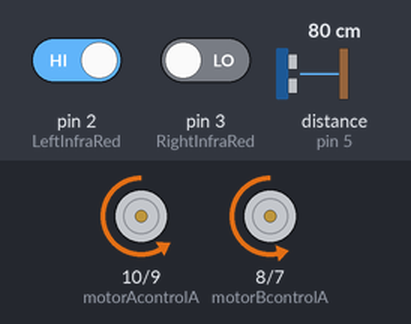
A sketch run on a simulated Arduino Uno, built with avr-gcc and run on an emulated ATmega328P. Parts: motor-driver pin pairs drawn as motors (green arrow = first pin HIGH = forward, orange = second pin HIGH = backward, longer = more drive, scaled by the enable pin). Wiring (inferred from the names in the program): ultrasonic range finder: trigger pin 4; echo pin 5. The test bench sets the inputs (shaded band); at power-on: distance to the obstacle (sensor on pin 5) 80 cm, pin 2 (LeftInfraRed) HIGH, pin 3 (RightInfraRed) LOW. The echo pulse lasts 58.3 µs per cm.

Above: at 1.2 s.
1.3 s: distance to the obstacle (sensor on pin 5) set to 22 cm
2.8 s: distance to the obstacle (sensor on pin 5) set to 18 cm
At 4.0 s:
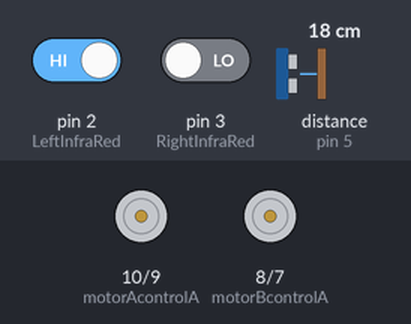
4.3 s: distance to the obstacle (sensor on pin 5) set to 35 cm
At 5.4 s:
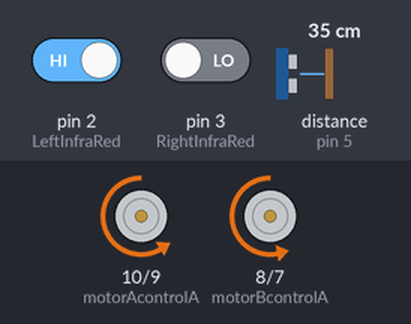
5.8 s: distance to the obstacle (sensor on pin 5) set to 2 cm
At 6.3 s:
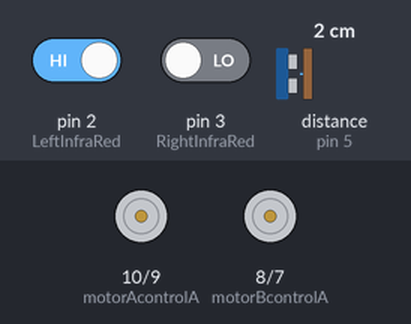
7.3 s: distance to the obstacle (sensor on pin 5) set to 60 cm
At 7.8 s:
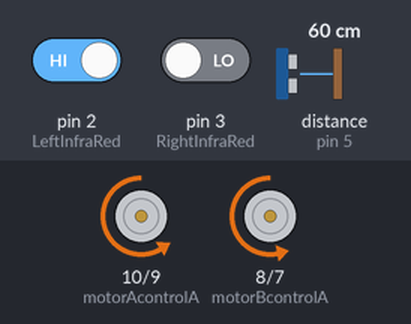
8.8 s: pin 2 (LeftInfraRed) driven LOW and pin 3 (RightInfraRed) driven HIGH
At 9.5 s:
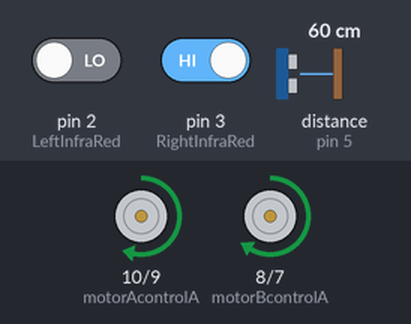
Timing chart, 0 to 11.3 s (numbered marks = the images above; inputs shaded):
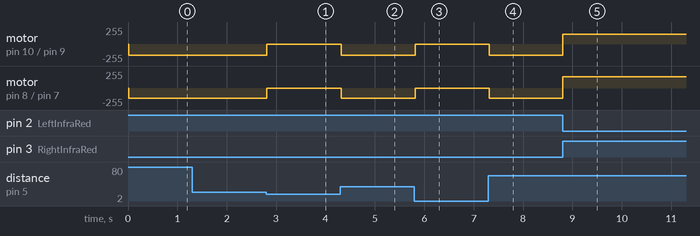

Measured:
- the behaviour switches between 21 and 20 cm on distance to the obstacle (sensor on pin 5) (found by bisection; images 0 and 1)
- after the input at 1.3 s, every drawn part: stays the same
- after the input at 2.8 s, motor on pin 10 (motorAcontrolA) / pin 9 (motorAcontrolB): backward 170/255 → stopped at once; motor on pin 8 (motorBcontrolA) / pin 7 (motorBcontrolB): backward 150/255 → stopped at once
- after the input at 4.3 s, motor on pin 10 (motorAcontrolA) / pin 9 (motorAcontrolB): stopped → backward 170/255 at once; motor on pin 8 (motorBcontrolA) / pin 7 (motorBcontrolB): stopped → backward 150/255 at once
- after the input at 5.8 s, motor on pin 10 (motorAcontrolA) / pin 9 (motorAcontrolB): backward 170/255 → stopped at once; motor on pin 8 (motorBcontrolA) / pin 7 (motorBcontrolB): backward 150/255 → stopped at once
- after the input at 7.3 s, motor on pin 10 (motorAcontrolA) / pin 9 (motorAcontrolB): stopped → backward 170/255 at once; motor on pin 8 (motorBcontrolA) / pin 7 (motorBcontrolB): stopped → backward 150/255 at once
- after the input at 8.8 s, motor on pin 10 (motorAcontrolA) / pin 9 (motorAcontrolB): backward 170/255 → forward 150/255 at once; motor on pin 8 (motorBcontrolA) / pin 7 (motorBcontrolB): backward 150/255 → forward 170/255 at once

The sketch:

TestingTuesdayWithSwitchCase.ino
```cpp
const int motorAenable = 11;
const int motorAcontrolA = 10;
const int motorAcontrolB = 9;

const int motorBcontrolA = 8;
const int motorBcontrolB = 7;
const int motorBenable = 6;

const int LeftInfraRed = 2;
const int RightInfraRed = 3;

const int triggerPin = 4;
const int echoPin = 5;
float distanceFromObject = 5000;

int baseSpeed = 100;
int turnSpeed = 70;

int RightInfraRedValue;
int LeftInfraRedValue;

enum State { NoLineDetected,
             LineDetectedLeft,
             LineDetectedRight,
             ObjectDetected };
State activeState = NoLineDetected;

void activateTriggerPin() {
  digitalWrite(triggerPin, LOW);
  delayMicroseconds(2);
  digitalWrite(triggerPin, HIGH);
  delayMicroseconds(10);
  digitalWrite(triggerPin, LOW);
}

float measureDistance() {
  activateTriggerPin();
  long travelTime = pulseIn(echoPin, HIGH, 30000);
  return travelTime * 0.34 / 2;  // Distance in mm
}

void motorAForward(int speedA) {
  analogWrite(motorAenable, speedA);
  digitalWrite(motorAcontrolA, LOW);
  digitalWrite(motorAcontrolB, HIGH);
}

void motorBForward(int speedB) {
  analogWrite(motorBenable, speedB);
  digitalWrite(motorBcontrolA, HIGH);
  digitalWrite(motorBcontrolB, LOW);
}

void forward(int carSpeed) {
  motorAForward(carSpeed);
  motorBForward(carSpeed);
}

void motorABackward(int speedA) {
  analogWrite(motorAenable, speedA);
  digitalWrite(motorAcontrolA, HIGH);
  digitalWrite(motorAcontrolB, LOW);
}

void motorBBackward(int speedB) {
  analogWrite(motorBenable, speedB);
  digitalWrite(motorBcontrolA, LOW);
  digitalWrite(motorBcontrolB, HIGH);
}

void backward() {
  motorABackward(baseSpeed);
  motorBBackward(baseSpeed);
}

void motorAStop() {
  analogWrite(motorAenable, 0);
}

void motorBStop() {
  analogWrite(motorBenable, 0);
}

void checkingInfraRed(){
  RightInfraRedValue = digitalRead(RightInfraRed);
  LeftInfraRedValue = digitalRead(LeftInfraRed);
}

void stop() {
  motorAStop();
  motorBStop();
}

void setup() {
  pinMode(motorAcontrolA, OUTPUT);
  pinMode(motorAcontrolB, OUTPUT);
  pinMode(motorBcontrolA, OUTPUT);
  pinMode(motorBcontrolB, OUTPUT);
  pinMode(motorAenable, OUTPUT);
  pinMode(motorBenable, OUTPUT);

  pinMode(LeftInfraRed, INPUT);
  pinMode(RightInfraRed, INPUT);

  pinMode(triggerPin, OUTPUT);
  pinMode(echoPin, INPUT);

  analogWrite(motorAenable, 255);  //inital speed of Motors
  analogWrite(motorBenable, 255);
}

void avoidObject() {
  distanceFromObject = measureDistance();
  if (distanceFromObject <= 200) {
    activeState = ObjectDetected;
    delay(10);
  }
}

void loop() {
  avoidObject();  // Check for object detection first

  checkingInfraRed();

  switch (activeState) {
    case NoLineDetected: {
      forward(150);
      if (LeftInfraRedValue == LOW && RightInfraRedValue == HIGH) {  // Left sensor off the line, right sensor on the line, turn left
        activeState = LineDetectedLeft;
      }
      if (LeftInfraRedValue == HIGH && RightInfraRedValue == LOW) {  // Right sensor off the line, left sensor on the line, turn right
        activeState = LineDetectedRight;
      }
      break;
    }
    case LineDetectedLeft: {
      motorABackward(150);                   // Reduce speed of left motor
      motorBForward(baseSpeed + turnSpeed);  // Increase speed of right motor
      if (LeftInfraRedValue == HIGH && RightInfraRedValue == LOW) {
        activeState = LineDetectedRight;
      } else if (LeftInfraRedValue == HIGH && RightInfraRedValue == HIGH) {
        activeState = NoLineDetected;
      }
      break;
    }
    case LineDetectedRight: {
      motorAForward(baseSpeed + turnSpeed);  // Increase speed of left motor
      motorBBackward(150);                   // Reduce speed of right motor
      if (LeftInfraRedValue == LOW && RightInfraRedValue == HIGH) {
        activeState = LineDetectedLeft;
      } else if (LeftInfraRedValue == HIGH && RightInfraRedValue == HIGH) {
        activeState = NoLineDetected;
      }
      break;
    }
    case ObjectDetected: {
      stop();
      if (distanceFromObject > 200) {
        activeState = NoLineDetected;
      }else if(distanceFromObject<=200){
        stop();
      }else{
        forward(baseSpeed);
      }
      break;
    }
    default: {
      forward(baseSpeed);
      break;
    }
  }
}
```
